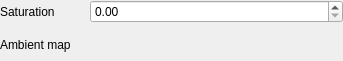
<?xml version="1.0" encoding="UTF-8"?>
<ui version="4.0">
 <class>AmbientLightWidget</class>
 <widget class="QWidget" name="AmbientLightWidget">
  <property name="geometry">
   <rect>
    <x>0</x>
    <y>0</y>
    <width>343</width>
    <height>61</height>
   </rect>
  </property>
  <property name="windowTitle">
   <string>Form</string>
  </property>
  <property name="locale">
   <locale language="English" country="UnitedStates"/>
  </property>
  <layout class="QVBoxLayout" name="verticalLayout">
   <property name="leftMargin">
    <number>0</number>
   </property>
   <property name="topMargin">
    <number>0</number>
   </property>
   <property name="rightMargin">
    <number>0</number>
   </property>
   <property name="bottomMargin">
    <number>0</number>
   </property>
   <item>
    <layout class="QHBoxLayout" name="saturationLayout">
     <item>
      <widget class="QLabel" name="saturationLabel">
       <property name="sizePolicy">
        <sizepolicy hsizetype="Preferred" vsizetype="Preferred">
         <horstretch>1</horstretch>
         <verstretch>0</verstretch>
        </sizepolicy>
       </property>
       <property name="text">
        <string>Saturation</string>
       </property>
      </widget>
     </item>
     <item>
      <widget class="QDoubleSpinBox" name="saturationSpin">
       <property name="sizePolicy">
        <sizepolicy hsizetype="Minimum" vsizetype="Fixed">
         <horstretch>3</horstretch>
         <verstretch>0</verstretch>
        </sizepolicy>
       </property>
       <property name="maximum">
        <double>9999.000000000000000</double>
       </property>
      </widget>
     </item>
    </layout>
   </item>
   <item>
    <layout class="QVBoxLayout" name="ambientmapLayout">
     <property name="spacing">
      <number>0</number>
     </property>
     <item>
      <widget class="QLabel" name="ambientmapLabel">
       <property name="sizePolicy">
        <sizepolicy hsizetype="Preferred" vsizetype="Preferred">
         <horstretch>1</horstretch>
         <verstretch>0</verstretch>
        </sizepolicy>
       </property>
       <property name="text">
        <string>Ambient map</string>
       </property>
       <property name="wordWrap">
        <bool>true</bool>
       </property>
      </widget>
     </item>
    </layout>
   </item>
  </layout>
 </widget>
 <resources/>
 <connections/>
</ui>
